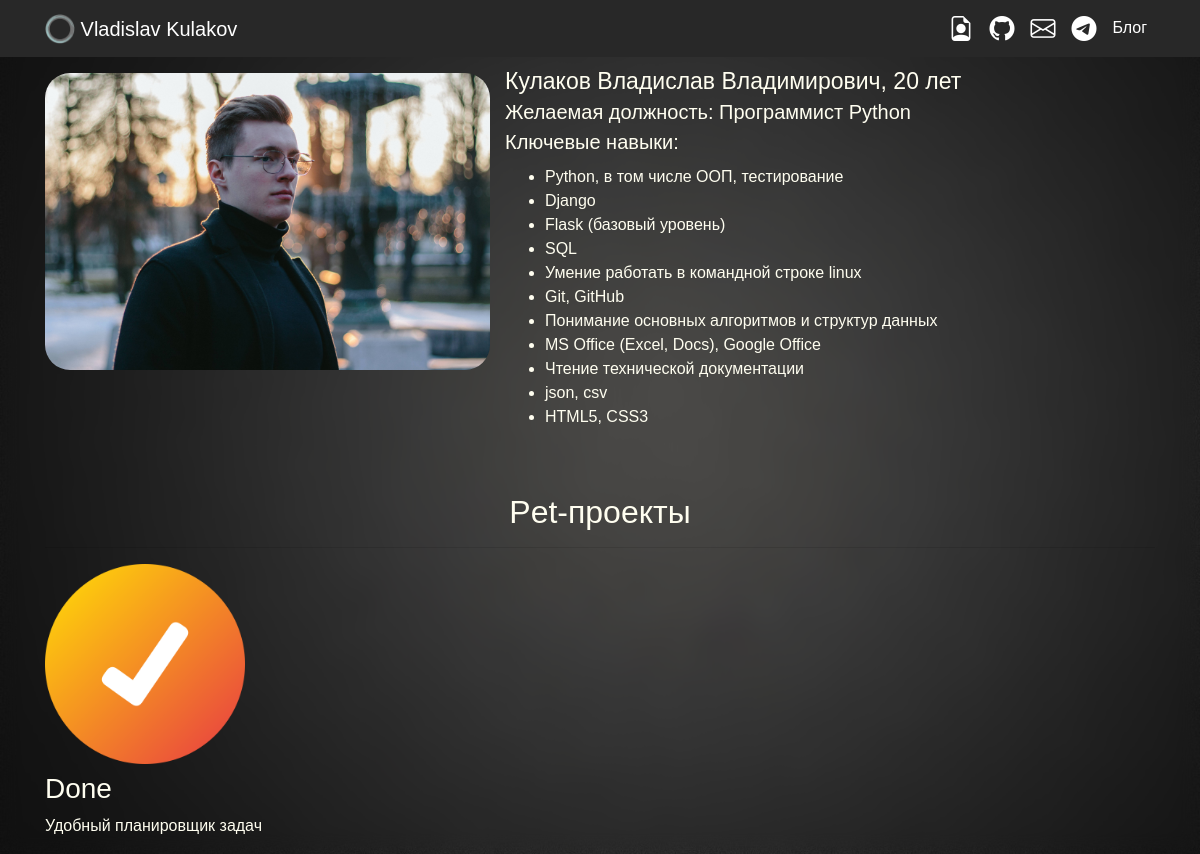
The app's page /, older data.
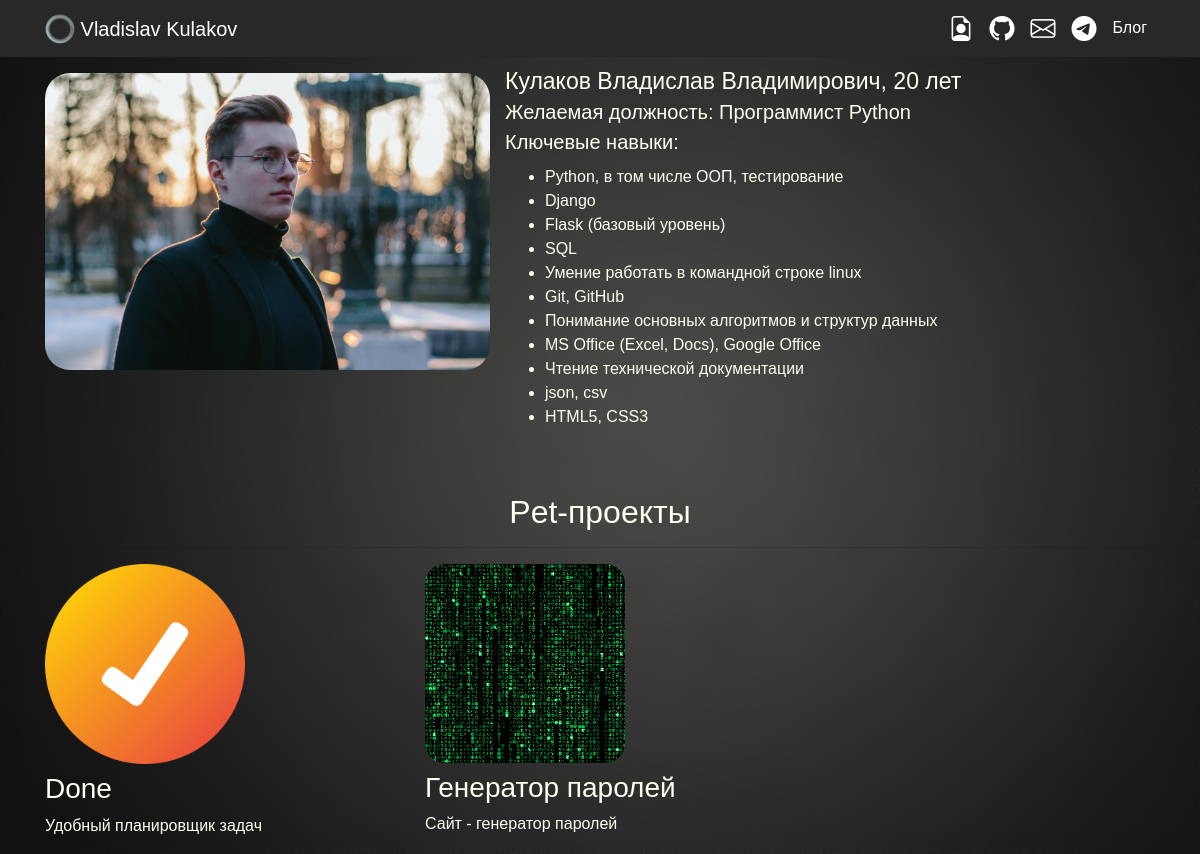
The same page, newer data.
### portfolio/models.py (models this page shows, shortened)
class Project(models.Model):
    title = models.CharField(max_length=100)
    description = models.CharField(max_length=250)
    image = models.ImageField(upload_to='portfolio/images/')
    url = models.URLField(blank=True)

### portfolio/views.py (the view)
# urls.py: 2. Add a URL to urlpatterns:  path('', views.home, name='home')
def home(request):
    projects = Project.objects.all()  # импортируем все данные из БД
    return render(request, 'portfolio/home.html', {'projects': projects})

### portfolio/templates/portfolio/home.html
{% extends 'portfolio/base.html' %}
{% load static %}
{% block content %}
<div class="row justify-content-left my-3">
    <div class="col-5">
        <img src="{% static 'portfolio/IMG_0372.jpg' %}" class="img-fluid" style="border-radius: 25px">
    </div>
    <div class="text-description">
        <p class="font-weight" style="font-size: 23px; line-height:70%">Кулаков Владислав Владимирович, 20 лет</p>
        <p class="font-weight" style="font-size: 20px; line-height:70%">Желаемая должность: Программист Python</p>
        <p class="font-weight" style="font-size: 20px; line-height:70%">Ключевые навыки:</p>
           <ul>
             <li>Python, в том числе ООП, тестирование</li>
             <li>Django</li>
               <li>Flask (базовый уровень)</li>
             <li>SQL</li>
             <li>Умение работать в командной строке linux</li>
             <li>Git, GitHub</li>
             <li>Понимание основных алгоритмов и структур данных</li>
             <li>MS Office (Excel, Docs), Google Office</li>
             <li>Чтение технической документации</li>
             <li>json, csv</li>
               <li>HTML5, CSS3</li>
        </ul>
    </div>
</div>
<h2 class="mt-5 text-center">Pet-проекты</h2>
<hr>
<div class="row">
    {% for project in projects %}
    <div class="col-lg-4 col-md-6">
        {% if project.url %}
        <a href="{{ project.url }}">
            <img src="{{ project.image.url }}" class="img-fluid mb-2" width="200" height="200">
        </a>
        {% else %}
        <img src="{{ project.image.url }}" class="img-fluid mb-2" width="200" height="200">
        {% endif %}
        <h3>{{ project.title }}</h3>
        <p>{{ project.description }}</p>
    </div>
    {% endfor %}
</div>
{% endblock %}

Row changes from the older to the newer data that the page shows:
added Project: image (picture), title "Генератор паролей", description "Сайт - генератор паролей"
